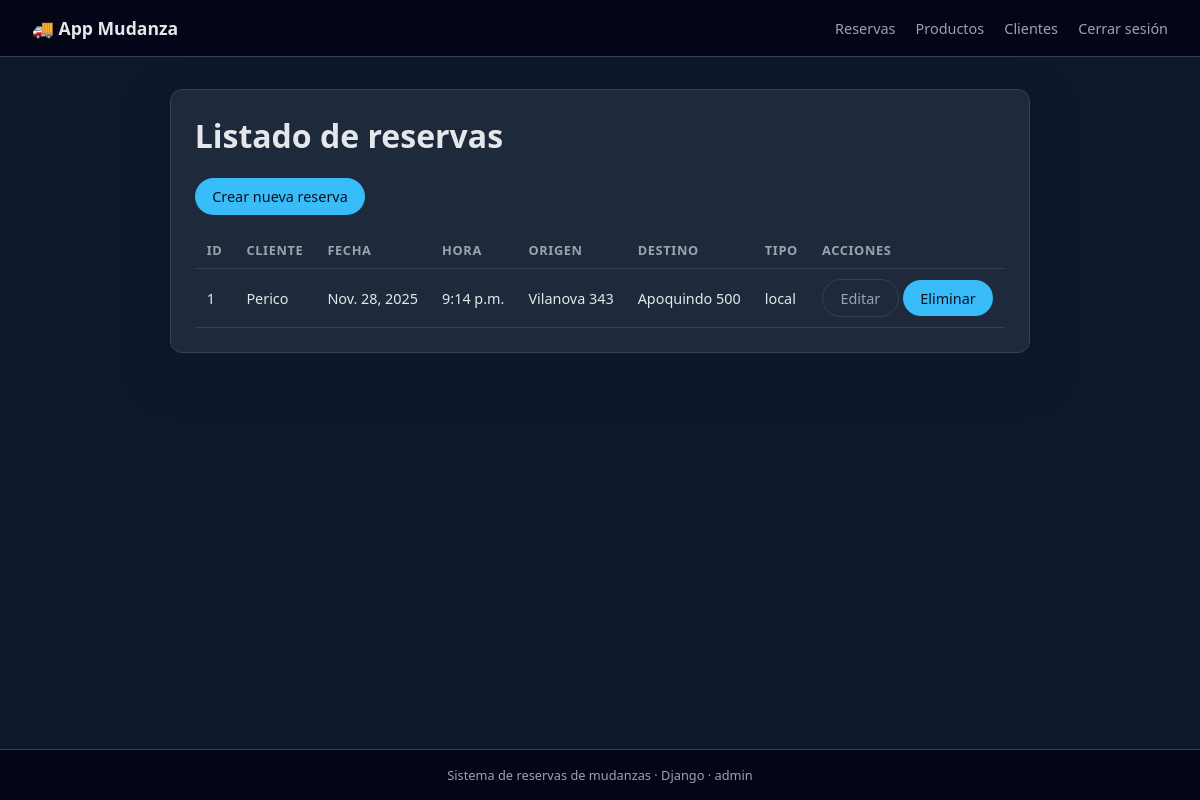
/reservas/ (signed in), run on the app's committed database.
### reservas/models.py (models this page shows, shortened)
class Reserva(models.Model):
    TIPO_SERVICIO_CHOICES = [
        ('local', 'Mudanza local'),
        ('nacional', 'Mudanza nacional'),
        ('internacional', 'Mudanza internacional'),
    ]
    cliente = models.ForeignKey(Cliente, on_delete=models.CASCADE)
    fecha_mudanza = models.DateField()
    hora_mudanza = models.TimeField()
    direccion_origen = models.CharField(max_length=200)
    direccion_destino = models.CharField(max_length=200)
    tipo_servicio = models.CharField(max_length=50)
    producto = models.ForeignKey(
        Producto,
        on_delete=models.SET_NULL,
        null=True,
        blank=True,
        related_name='reservas'
    )
    notas = models.TextField(blank=True, null=True)
    creado_por = models.ForeignKey(User, on_delete=models.SET_NULL, null=True, blank=True)

class Cliente(models.Model):
    nombre = models.CharField(max_length=100)
    email = models.EmailField(unique=True)
    telefono = models.CharField(max_length=20)

### reservas/views.py (the view)
# urls.py: path('', views.lista_reservas, name='lista_reservas'),
@login_required
def lista_reservas(request):
    reservas = Reserva.objects.select_related('cliente').all().order_by('fecha_mudanza', 'hora_mudanza')
    context = {
        'reservas': reservas
    }
    return render(request, 'reservas/lista_reservas.html', context)

### reservas/templates/reservas/lista_reservas.html (shortened to what this page needs)
{% extends 'base.html' %}
{% block content %}
    <h1>Listado de reservas</h1>
    <div class="mt-2">
        <a class="btn" href="{% url 'reservas:crear_reserva' %}">Crear nueva reserva</a>
    </div>
    {% if reservas %}
        <table class="table mt-2">
            <thead>
                <tr>
                    <th>ID</th>
                    <th>Cliente</th>
                    <th>Fecha</th>
                    <th>Hora</th>
                    <th>Origen</th>
                    <th>Destino</th>
                    <th>Tipo</th>
                    <th>Acciones</th>
                </tr>
            </thead>
            <tbody>
            {% for reserva in reservas %}
                <tr>
                    <td>{{ reserva.id }}</td>
                    <td>{{ reserva.cliente.nombre }}</td>
                    <td>{{ reserva.fecha_mudanza }}</td>
                    <td>{{ reserva.hora_mudanza }}</td>
                    <td>{{ reserva.direccion_origen }}</td>
                    <td>{{ reserva.direccion_destino }}</td>
                    <td>{{ reserva.tipo_servicio }}</td>
                    <td>
                        <a class="btn btn-secondary" href="{% url 'reservas:editar_reserva' reserva.pk %}">
                            Editar
                        </a>
                        <a class="btn btn-danger" href="{% url 'reservas:eliminar_reserva' reserva.pk %}">
                            Eliminar
                        </a>
                    </td>
                </tr>
            {% endfor %}
            </tbody>
        </table>
    {% else %}
        <p class="mt-2">No hay reservas registradas.</p>
    {% endif %}
{% endblock %}

### templates/base.html (shortened to what this page needs)
{% load static %}
<!DOCTYPE html>
<html lang="es">
<head>
    <link rel="stylesheet" href="{% static 'css/estilos.css' %}">
</head>
<body>
<div class="layout">
    <header class="navbar">
        <div class="navbar-title">
            🚚 App Mudanza
        </div>
        <nav class="navbar-links">
            <a href="{% url 'reservas:lista_reservas' %}">Reservas</a>
            <a href="{% url 'reservas:producto_lista' %}">Productos</a>
            <a href="{% url 'reservas:cliente_lista' %}">Clientes</a>
            {% if user.is_authenticated %}
                <a href="{% url 'logout' %}">Cerrar sesión</a>
            {% else %}
                <a href="{% url 'login' %}">Iniciar sesión</a>
            {% endif %}
        </nav>
    </header>
    <main class="main-content">
        <div class="card">
            {% block content %}{% endblock %}
        </div>
    </main>
    <footer class="footer">
        Sistema de reservas de mudanzas · Django · {{ user.username|default:"Invitado" }}
    </footer>
</div>
</body>
</html>

### static/css/estilos.css (style rules this page uses)
:root { --bg: #0f172a; --bg-card: #1e293b; --accent: #38bdf8; --accent-soft: #0ea5e9; --text-main: #e5e7eb; --text-muted: #9ca3af; --danger: #ef4444; --success: #22c55e; --border-soft: #334155; }
* { box-sizing: border-box; }
body { margin: 0; font-family: system-ui, -apple-system, BlinkMacSystemFont, "Segoe UI", sans-serif; background-color: var(--bg); color: var(--text-main); }
a { color: var(--accent); text-decoration: none; }
.layout { min-height: 100vh; display: flex; flex-direction: column; }
.navbar { background: #020617; padding: 1rem 2rem; display: flex; justify-content: space-between; align-items: center; border-bottom: 1px solid var(--border-soft); }
.navbar-title { font-weight: 600; font-size: 1.1rem; }
.navbar-links a { margin-left: 1rem; font-size: 0.9rem; color: var(--text-muted); }
.main-content { max-width: 960px; margin: 2rem auto; padding: 0 1rem 2rem 1rem; flex: 1; }
.card { background: var(--bg-card); border-radius: 0.75rem; padding: 1.5rem; border: 1px solid var(--border-soft); box-shadow: 0 18px 40px rgba(15, 23, 42, 0.7); }
.card h1, .card h2 { margin-top: 0; }
.btn { display: inline-block; padding: 0.55rem 1.1rem; border-radius: 999px; border: none; cursor: pointer; font-size: 0.9rem; font-weight: 500; background: var(--accent); color: #0b1120; }
.btn-secondary { background: transparent; border: 1px solid var(--border-soft); color: var(--text-muted); }
.table { width: 100%; border-collapse: collapse; margin-top: 1rem; font-size: 0.9rem; }
.table th, .table td { padding: 0.6rem 0.75rem; text-align: left; border-bottom: 1px solid var(--border-soft); }
.table th { font-size: 0.8rem; text-transform: uppercase; letter-spacing: 0.05em; color: var(--text-muted); }
.mt-2 { margin-top: 1rem; }
.footer { text-align: center; padding: 1rem 0; font-size: 0.8rem; color: var(--text-muted); border-top: 1px solid var(--border-soft); background: #020617; }

### data on the page
Reserva: id "1", cliente.nombre "Perico", fecha_mudanza "Nov. 28, 2025", hora_mudanza "9:14 p.m.", direccion_origen "Vilanova 343", direccion_destino "Apoquindo 500", tipo_servicio "local"

### other printed values
{{ user.username|default:"Invitado" }} "admin"
